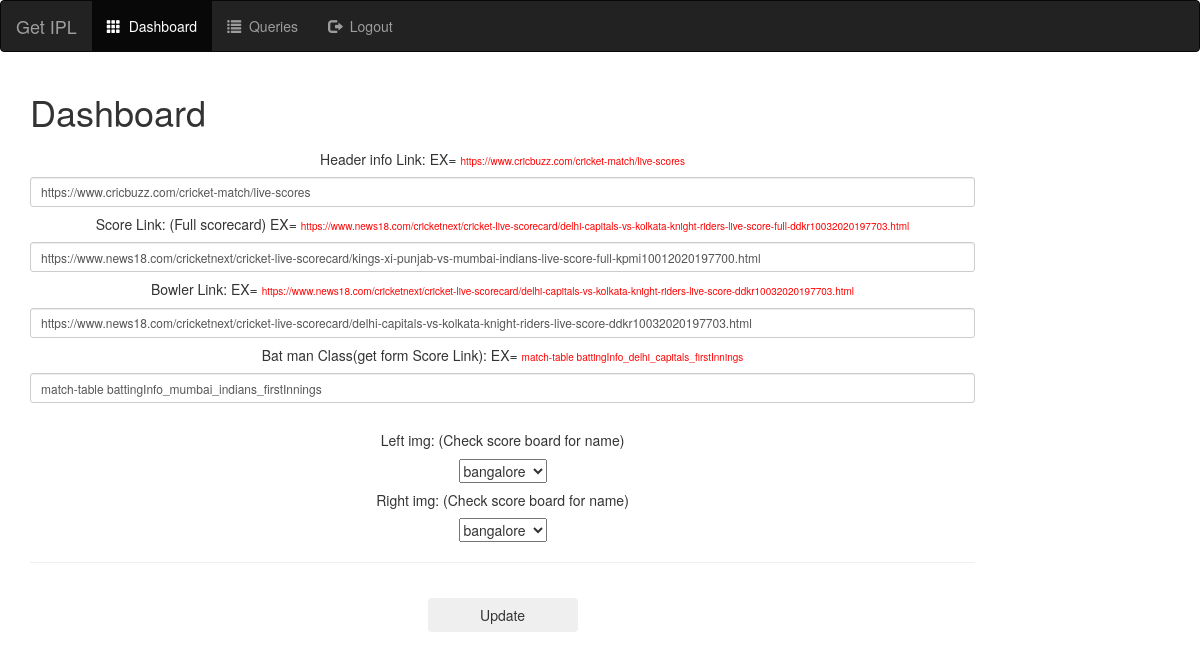
The app's page /dashboard.php (signed in) with its own data.
### tables this page shows
CREATE TABLE `matchinfo` (
  `id` int(11) NOT NULL,
  `info` longtext NOT NULL,
  `score` longtext NOT NULL,
  `bowler` longtext NOT NULL,
  `batclass` longtext NOT NULL,
  `limg` text NOT NULL,
  `rimg` text NOT NULL
);

### Include/functions.php (called while the page is built, shortened)
<?php
require_once('Database.php');
function Query ($query) {
	global $con;
	try {
		$exec = mysqli_query($con,$query) or die(mysqli_error($con));
		if($exec) {
			return $exec;
		}
	}catch (Exception $e) {
		echo $e->getMessage();
	}
	return false;
}
?>

### dashboard.php (the view, shortened to what this page needs)
<?php require_once('./Include/functions.php') ?>
<!DOCTYPE html>
<html lang="en">
<head>
	<link rel="stylesheet" href="https://maxcdn.bootstrapcdn.com/bootstrap/3.4.1/css/bootstrap.min.css">
	<?php
		$query = "SELECT * FROM matchinfo where id = 0;";
		$exec = Query($query) or die(mysqli_error($con));
		if( $exec ){
			$post = mysqli_fetch_assoc($exec);
			$hinfo = $post['info'];
			$score = $post['score'];
			$bowler = $post['bowler'];
			$batclass = $post['batclass'];
		}
	?>
</head>
<body>
<nav class="navbar navbar-inverse">
  <div class="container-fluid">
    <div class="navbar-header">
      <a class="navbar-brand" href="#">Get IPL</a>
    </div>
    <ul class="nav navbar-nav">
      <li class="active"><a href="dashboard">
					<span class="glyphicon glyphicon-th"></span>
					 &nbsp;Dashboard</a>
			</li>
      <li><a href="./query">
					<span class="glyphicon glyphicon-list"></span>
					&nbsp;Queries</a>
			</li>
      <li><a href="./Include/Logout">
					<span class="glyphicon glyphicon-log-out"></span>
					&nbsp;Logout</a>
			</li>
    </ul>
  </div>
</nav>
	<div class="container-fluid">
		<div class="main" id="dashboard">
			<div class="col-xs-10">
				<div>
					<h1>Dashboard</h1>
					<div class="table-responsive">
						<center>
							<form action="dashboard.php" method="POST" enctype="multipart/form-data">
								<h5>Header info Link: EX= <span style="font-size:10px;color:red">https://www.cricbuzz.com/cricket-match/live-scores</span></h5>
								<input type="text" class="form-control input-sm" required value="<?php echo $hinfo;?>" name="hlink">
								<h5>Score Link: (Full scorecard) EX= <span style="font-size:10px;color:red">https://www.news18.com/cricketnext/cricket-live-scorecard/delhi-capitals-vs-kolkata-knight-riders-live-score-full-ddkr10032020197703.html</span></h5>
								<input type="text" class="form-control input-sm" required  name="slink" value="<?php echo $score;?>">
								<h5>Bowler Link: EX= <span style="font-size:10px;color:red">https://www.news18.com/cricketnext/cricket-live-scorecard/delhi-capitals-vs-kolkata-knight-riders-live-score-ddkr10032020197703.html</span></h5>
								<input type="text" class="form-control input-sm" required value="<?php echo $bowler?>" name="blink">
								<h5>Bat man Class(get form Score Link): EX= <span style="font-size:10px;color:red">match-table battingInfo_delhi_capitals_firstInnings</span></h5>
								<input type="text" class="form-control input-sm" required value="<?php echo $batclass?>" name="bclass">
								<br>
								<h5>Left img: (Check score board for name)</h5>
								<select name="limg">
									<option value="bangalore.png">bangalore</option>
								</select>
								<h5>Right img: (Check score board for name)</h5>
								<select name="rimg">
									<option value="bangalore.png">bangalore</option>
								</select>
								<br>
								<hr>
								<button class="btn" style="margin-top: 15px;width:150px;" name="update">Update</button></center>
					</div>
				</div>
			</div>
		</div>
		<div class="clearfix"></div>
	</div>
</body>
</html>

### records on screen
matchinfo: hlink "https://www.cricbuzz.com/cricket-match/live-scores", slink "https://www.news18.com/cricketnext/cricket-live-scorecard/kings-xi-punjab-vs-mumbai-indians-live-score-full-kpmi10012020197700.html", blink "https://www.news18.com/cricketnext/cricket-live-scorecard/delhi-capitals-vs-kolkata-knight-riders-live-score-ddkr10032020197703.html", bclass "match-table battingInfo_mumbai_indians_firstInnings"
